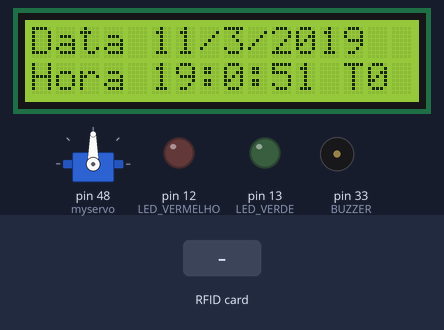
A sketch run on a simulated Arduino Mega 2560, built with avr-gcc and run on an emulated ATmega2560. Parts: 16×2 character LCD, servo, output pins drawn as LEDs (lit = HIGH), buzzer (waves = sounding). The inputs (shaded band) are chosen by the test bench. Pins used as bus, display or sensor lines are not drawn; what the sketch prints to the serial monitor is not drawn.

Above: at 1.8 s.
1.9 s: RFID card 5E 7A 19 C4 held to the reader
At 6.8 s:
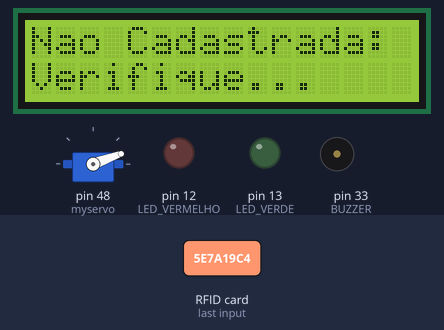
10.5 s: RFID card AD 53 E9 75 held to the reader
At 14.0 s:
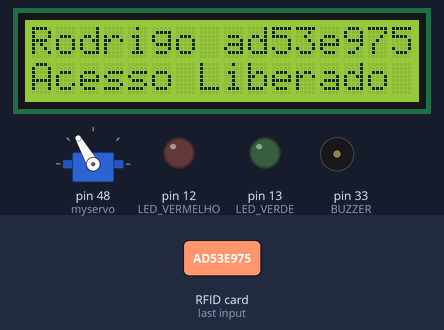
15.0 s: RFID card 44 1C 67 DC held to the reader
At 21.3 s:
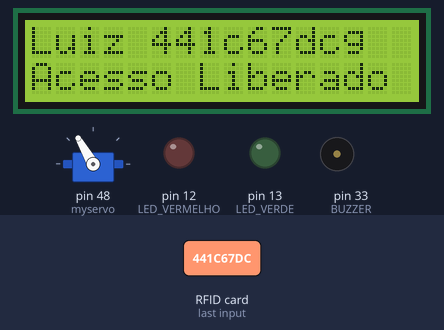
21.7 s: RFID card 2C E6 9E D4 held to the reader
At 28.6 s:
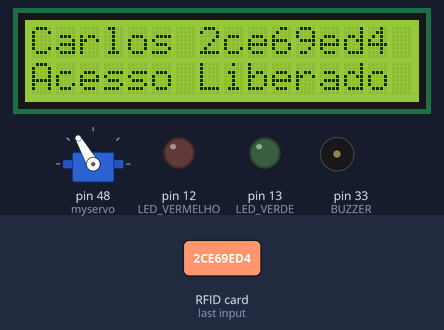
37.5 s: RFID card 5E 7A 19 C4 held to the reader
At 39.9 s:
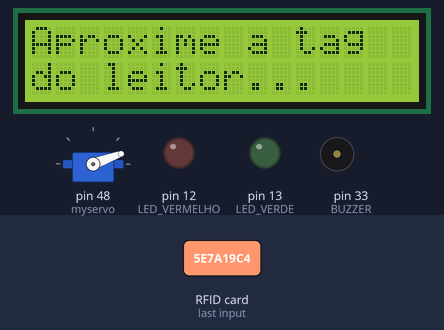
Timing chart, 0 to 41.4 s (numbered marks = the images above; inputs shaded):
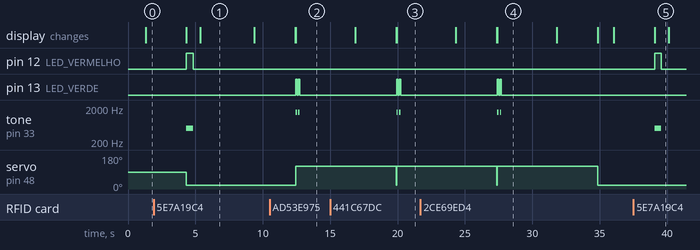

Measured:
- after the input at 1.9 s, pin 12 (LED_VERMELHO): LOW → HIGH after 2.4 s, → LOW 0.50 s later; tone on pin 33 (BUZZER): silent → 500 Hz after 2.4 s, → silent 0.50 s later; the display: first differs from a run without the input after 3.5 s (image 1)
- after the input at 10.5 s, pin 13 (LED_VERDE): alternates HIGH for 0.10 s and LOW for 0.10 s, 4 changes in all, then stays LOW, starting after 1.9 s; tone on pin 33 (BUZZER): alternates 1500 Hz for 0.10 s and silent for 0.10 s, 4 changes in all, then stays silent, starting after 1.9 s
- after the input at 15.0 s, pin 13 (LED_VERDE): alternates HIGH for 0.10 s and LOW for 0.10 s, 4 changes in all, then stays LOW, starting after 4.9 s; tone on pin 33 (BUZZER): alternates 1500 Hz for 0.10 s and silent for 0.10 s, 4 changes in all, then stays silent, starting after 4.9 s
- after the input at 21.7 s, pin 13 (LED_VERDE): alternates HIGH for 0.10 s and LOW for 0.10 s, 4 changes in all, then stays LOW, starting after 5.7 s; tone on pin 33 (BUZZER): alternates 1500 Hz for 0.10 s and silent for 0.10 s, 4 changes in all, then stays silent, starting after 5.7 s
- after the input at 37.5 s, pin 12 (LED_VERMELHO): LOW → HIGH after 1.6 s, → LOW 0.50 s later; tone on pin 33 (BUZZER): silent → 500 Hz after 1.6 s, → silent 0.50 s later
- what the display in image 1 shows lasts 4.0 s, from 5.4 s to 9.4 s
- what the display in image 4 shows lasts 4.4 s, from 27.4 s to 31.8 s

The sketch:

Teste_4.0.ino
```cpp
//Bibliotecas
#include <SPI.h>
#include <MFRC522.h>
#include <Wire.h>
#include <LiquidCrystal_I2C.h>
#include <Servo.h>

//Pinos
#define LED_VERDE 13
#define LED_VERMELHO 12
#define BUZZER 33
#define SS_PIN 53
#define RST_PIN 5

String IDtag = ""; //Variável que armazenará o ID da Tag

boolean TagAtu = false;

boolean TagAnt = false;

bool Permitido = false; //Variável que verifica a permissão


int segundo=50,minuto=0, hora=19, dia=11, mes=3,ano=2019,aux,aux2;

int contadorEnt = 0,contadorSai = 1;


//Vetor responsável por armazenar os ID's das Tag's cadastradas
const int MAX_TAGS = 4;
String TagsCadastradas[MAX_TAGS] = {"ad53e975", "441c67dc", "2ce69ed4", "80111a4"};
String Nomes[MAX_TAGS] = {"Rodrigo", "Luiz", "Carlos", "Bus   "};

MFRC522 RFID(SS_PIN, RST_PIN);    // Cria uma nova instância para o leitor e passa os pinos como parâmetro

LiquidCrystal_I2C lcd(0x3F, 2, 1, 0, 4, 5, 6, 7, 3, POSITIVE);

Servo myservo;

unsigned UtlTime;

// --- Configurações Iniciais ---
void setup() {

  lcd.begin(16, 2);              //Inicializa LCD 16 x 2

  myservo.attach(48);
  Serial.begin(9600);             // Inicializa a comunicação Serial
  SPI.begin();                    // Inicializa comunicacao SPI
  RFID.PCD_Init();          // Inicializa o leitor RFID
  pinMode(LED_VERDE, OUTPUT);     // Declara o pino do led verde como saída
  pinMode(LED_VERMELHO, OUTPUT);  // Declara o pino do led vermelho como saída
  pinMode(BUZZER, OUTPUT);        // Declara o pino do buzzer como saída

  Serial.println("Aproxime a tag do leitor...");
  Serial.println();

}

void loop() {

  Leitura();  //Chama a função responsável por fazer a leitura das Tag's

  dataehora();

  delay(3000);

  lcd.setCursor(0, 0);                                //Posiciona cursor na coluna 1, linha 1
  lcd.print("Aproxime a tag    ");                    //Imprime mensagem
  lcd.setCursor(0, 1);                                //Posiciona cursor na coluna 1, linha 2
  lcd.print("do leitor...      ");                    //Imprime mensagem
  myservo.write (20);                                  // posição inicial do servo

}

void Leitura()
{

  IDtag = ""; //Inicialmente IDtag deve estar vazia.

  // Verifica se existe uma Tag presente
  if ( !RFID.PICC_IsNewCardPresent() || !RFID.PICC_ReadCardSerial() ) {
    delay(150);
    return;
  }


  // Pega o ID da Tag através da função LeitorRFID.uid e Armazena o ID na variável IDtag
  for (byte i = 0; i < RFID.uid.size; i++) {
    IDtag.concat(String(RFID.uid.uidByte[i], HEX));
  }


  for (int idx = 0; idx < MAX_TAGS; idx++)
  {
    if (IDtag.equalsIgnoreCase(TagsCadastradas[idx]))
    {
      lcd.setCursor(0, 0);
      lcd.print(Nomes[idx] + " " + IDtag);           // Apresenta o nome e a tag caso cadastrada
      lcd.setCursor(0, 1);
      lcd.print("Acesso Liberado");
      Serial.println(Nomes[idx] + " " + IDtag);
      Serial.println("Acesso Liberado");
      myservo.write ( 120 );                          // Libera o acesso

      Permitido = true; //Variável Permitido assume valor verdadeiro caso o ID Lido esteja cadastrado
    }
  }

  if (Permitido == true)
  {
    acessoLiberado(); //Se a variável Permitido for verdadeira será chamada a função acessoLiberado()
  }
  else
  {
    acessoNegado(); //Se não será chamada a função acessoNegado()
  }

  delay(3000); //aguarda 3 segundos para efetuar uma nova leitura
}

void acessoLiberado()
{
  Serial.println("Tag Cadastrada: " + IDtag); //Exibe a mensagem "Tag Cadastrada" e o ID da tag não cadastrada
  Serial.println("");

  valida();//Valida entrada e saida


  efeitoPermitido();  //Chama a função efeitoPermitido()
  Permitido = false;  //Seta a variável Permitido como false novamente

}

void acessoNegado()
{
  Serial.println("Tag NAO Cadastrada: " + IDtag); //Exibe a mensagem "Tag NAO Cadastrada" e o ID da tag cadastrada
  Serial.println("Verifique com a Secretaria");
  Serial.println("");

  efeitoNegado(); //Chama a função efeitoNegado()

  lcd.setCursor(0, 0);
  lcd.print("Nao Cadastrada: " + IDtag);
  lcd.setCursor(0, 1);
  lcd.print("Verifique");
}

void efeitoPermitido()
{
  int qtd_bips = 2; //definindo a quantidade de bips
  for (int j = 0; j < qtd_bips; j++) {
    //Ligando o buzzer com uma frequência de 1500 hz e ligando o led verde.
    tone(BUZZER, 1500);
    digitalWrite(LED_VERDE, HIGH);
    delay(100);

    //Desligando o buzzer e led verde.
    noTone(BUZZER);
    digitalWrite(LED_VERDE, LOW);
    delay(100);
  }
}

void efeitoNegado()
{
  int qtd_bips = 1;  //definindo a quantidade de bips
  for (int j = 0; j < qtd_bips; j++) {
    //Ligando o buzzer com uma frequência de 500 hz e ligando o led vermelho.
    tone(BUZZER, 500);
    digitalWrite(LED_VERMELHO, HIGH);
    delay(500);

    //Desligando o buzzer e o led vermelho.
    noTone(BUZZER);
    digitalWrite(LED_VERMELHO, LOW);
    delay(500);

  }
}
void valida()//Codigo que valida entrada e saida
{

   if (hora>=14)
  {
    contadorEnt = 0;
  }


  if (hora>= 0 && hora <14)
  {

    TagAtu = RFID.PICC_ReadCardSerial();


    if( TagAtu && !TagAnt)
    {
    contadorEnt++;

      if(contadorEnt > 1 && hora <14)
      {


          lcd.clear();
          lcd.print("Entrada ja");
          lcd.setCursor(0,1);
          lcd.print("Registrada!!!");
          delay(2000);
          lcd.clear();
          contadorEnt = 2;

      }


    }

   TagAnt = TagAtu;

  }


  if(hora >18)
  {
    contadorSai = 0;
  }

   if (hora>= 14 && hora <=18)
  {


    TagAtu =  RFID.PICC_ReadCardSerial();


    if(TagAtu && !TagAnt )
    {

         contadorSai++;


      if(contadorSai> 2 && hora >=14)
      {


          lcd.clear();
          lcd.print("Saida ja");
          lcd.setCursor(0,1);
          lcd.print("Registrada!!!");
          delay(2000);
          lcd.clear();
          contadorSai = 3;

      }


    }

    TagAnt = TagAtu;
  }


   if( contadorEnt == 1)
   {

    if(hora <8 && RFID.PICC_ReadCardSerial() == 1)
    {

        lcd.clear();
        lcd.print("Bem vindo");
        lcd.setCursor(0,1);
        delay(2000);
        lcd.clear();


  }

    if((hora == 8 && minuto <=15) &&  RFID.PICC_ReadCardSerial() == 1)
    {
      lcd.clear();
      lcd.print("Bem vindo");
      delay(2000);
      lcd.clear();
    }


    if((hora >=8 && hora <14)&&  RFID.PICC_ReadCardSerial() == 1)
   {
      aux=hora-8;
      lcd.clear();
      lcd.print("Atrasado H:M:S");
      lcd.setCursor(0,1);
      lcd.print(" ");
      lcd.print(aux);
      lcd.print(":");
      lcd.print(minuto);
      lcd.print(":");
      lcd.print(segundo);
      delay(2000);
      lcd.clear();
    }
   }

  if(contadorSai == 2)
  {
     if((hora >= 14 && hora <=18 ) &&  RFID.PICC_ReadCardSerial() == 1)
    {


        lcd.clear();
        lcd.print("Saida");
        lcd.setCursor(0,1);
        delay(2000);
        lcd.clear();

    }


    if((hora >= 19 && hora <=23 ) && RFID.PICC_ReadCardSerial() == 1)
    {
    lcd.clear();
    lcd.print("Sem operacao");
    lcd.setCursor(0,1);
    delay(2000);
    lcd.clear();
    }


  }


}
void codigoDataeHora()//Relogio teste
{

  /*if(millis()-UtlTime<0)
{
UtlTime=millis();
}
else
{
segundo=int((millis()-UtlTime)/1000);
}  */

 segundo++;
 delay(980);

if(segundo > 59)
{
lcd.clear();
segundo=0;
minuto++;
UtlTime=millis();


if(minuto > 59)
{

hora++;
minuto=0;


if(hora > 23)
{

dia++;
hora=0;

if(mes==1||mes==3||mes==5||mes==7||mes==8||mes==10||mes==12)
{
if(dia > 31)
{
dia=1;
mes++;
if(mes >12)
{
ano++;
mes=1;
}
}
}
else if(mes==2)
{
if(ano%400==0)
{
if(dia>29)
{
dia=1;
mes++;
}
}
else if((ano%4==0)&&(ano%100!=0))
{
if(dia>29)
{
dia=1;
mes++;
}
}
else
{
  if(dia>28)
{
  dia=1;
  mes++;
}
  }
  }
  else
    {
      if(dia>30)
      {
        dia=1;
        mes++;
      }
    }
}
}
}

}

void dataehora()//Mostra data e hora no lcd
{

    codigoDataeHora();

    Serial.print(dia);
    Serial.print("/");
    Serial.print(mes);
    Serial.print("/");
    Serial.print(ano);
    Serial.println();

    lcd.setCursor(0,0);
    lcd.print("Data ");
    lcd.print(dia);
    lcd.print("/");
    lcd.print(mes);
    lcd.print("/");
    lcd.print(ano);

    Serial.print(hora);
    Serial.print(":");
    Serial.print(minuto);
    Serial.print(":");
    Serial.print(segundo);
    Serial.print("\n");
    Serial.println();

    lcd.setCursor(0,1);
    lcd.print("Hora ");
    lcd.print(hora);
    lcd.print(":");
    lcd.print(minuto);
    lcd.print(":");
    lcd.print(segundo);
    lcd.print(" T");
    lcd.print(contadorEnt);


}
```
